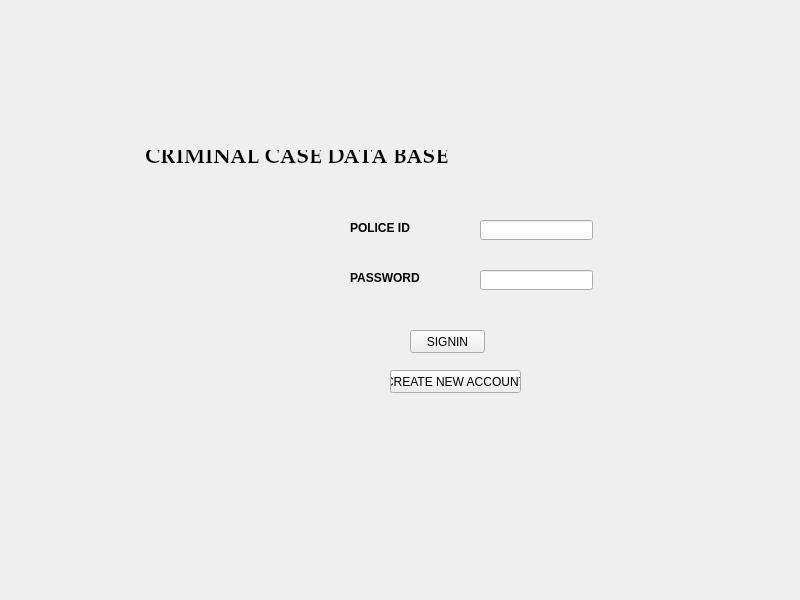
<?xml version="1.0" encoding="UTF-8"?>
<ui version="4.0">
 <class>main</class>
 <widget class="QWidget" name="main">
  <property name="geometry">
   <rect>
    <x>0</x>
    <y>0</y>
    <width>800</width>
    <height>600</height>
   </rect>
  </property>
  <property name="windowTitle">
   <string>main</string>
  </property>
  <widget class="QLabel" name="label">
   <property name="geometry">
    <rect>
     <x>350</x>
     <y>220</y>
     <width>61</width>
     <height>16</height>
    </rect>
   </property>
   <property name="font">
    <font>
     <weight>75</weight>
     <bold>true</bold>
    </font>
   </property>
   <property name="text">
    <string>POLICE ID</string>
   </property>
  </widget>
  <widget class="QLineEdit" name="l1pid">
   <property name="geometry">
    <rect>
     <x>480</x>
     <y>220</y>
     <width>113</width>
     <height>20</height>
    </rect>
   </property>
  </widget>
  <widget class="QLineEdit" name="l1ppassword">
   <property name="geometry">
    <rect>
     <x>480</x>
     <y>270</y>
     <width>113</width>
     <height>20</height>
    </rect>
   </property>
   <property name="echoMode">
    <enum>QLineEdit::Password</enum>
   </property>
  </widget>
  <widget class="QPushButton" name="l1signb1">
   <property name="geometry">
    <rect>
     <x>410</x>
     <y>330</y>
     <width>75</width>
     <height>23</height>
    </rect>
   </property>
   <property name="text">
    <string>SIGNIN</string>
   </property>
  </widget>
  <widget class="QPushButton" name="l1createb2">
   <property name="geometry">
    <rect>
     <x>390</x>
     <y>370</y>
     <width>131</width>
     <height>23</height>
    </rect>
   </property>
   <property name="text">
    <string>CREATE NEW ACCOUNT</string>
   </property>
  </widget>
  <widget class="QLabel" name="label_3">
   <property name="geometry">
    <rect>
     <x>140</x>
     <y>150</y>
     <width>341</width>
     <height>16</height>
    </rect>
   </property>
   <property name="font">
    <font>
     <family>Palatino Linotype</family>
     <pointsize>16</pointsize>
     <weight>75</weight>
     <bold>true</bold>
    </font>
   </property>
   <property name="text">
    <string> CRIMINAL CASE DATA BASE</string>
   </property>
  </widget>
  <widget class="QLabel" name="label_2">
   <property name="geometry">
    <rect>
     <x>350</x>
     <y>270</y>
     <width>71</width>
     <height>16</height>
    </rect>
   </property>
   <property name="font">
    <font>
     <weight>75</weight>
     <bold>true</bold>
    </font>
   </property>
   <property name="text">
    <string>PASSWORD</string>
   </property>
  </widget>
 </widget>
 <resources/>
 <connections/>
</ui>
